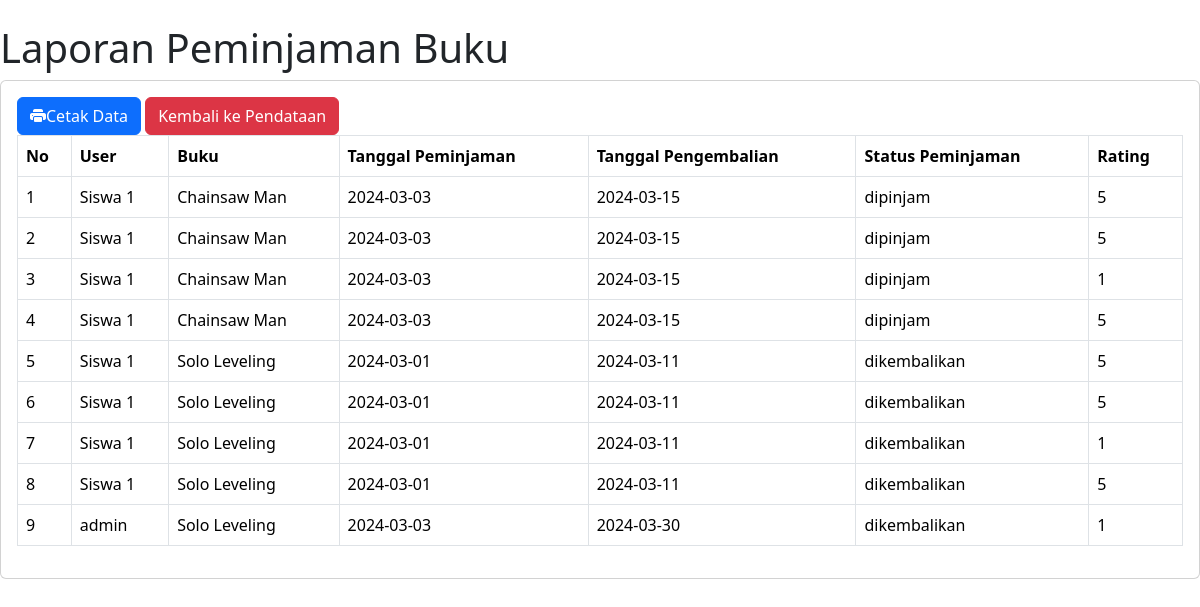
The page /perpustakaan/laporan.php (signed in) on the database its author committed.
### tables this page shows
CREATE TABLE `peminjaman` (
  `id_peminjaman` int(11) NOT NULL,
  `id_user` int(11) DEFAULT NULL,
  `id_buku` int(11) DEFAULT NULL,
  `tanggal_peminjaman` varchar(255) DEFAULT NULL,
  `tanggal_pengembalian` varchar(255) DEFAULT NULL,
  `status_pengembalian` enum('dipinjam','dikembalikan') DEFAULT NULL
);

CREATE TABLE `user` (
  `id_user` int(11) NOT NULL,
  `nama` varchar(255) DEFAULT NULL,
  `username` varchar(255) DEFAULT NULL,
  `password` varchar(255) DEFAULT NULL,
  `email` varchar(255) DEFAULT NULL,
  `alamat` text DEFAULT NULL,
  `no_telepon` varchar(255) DEFAULT NULL,
  `role` enum('admin','petugas','peminjam') DEFAULT NULL
);

CREATE TABLE `buku` (
  `id_buku` int(11) NOT NULL,
  `id_kategori` int(11) DEFAULT NULL,
  `judul` varchar(255) DEFAULT NULL,
  `gambar` varchar(255) DEFAULT NULL,
  `penulis` varchar(255) DEFAULT NULL,
  `penerbit` varchar(255) DEFAULT NULL,
  `tahun_terbit` varchar(255) DEFAULT NULL,
  `deskripsi` text DEFAULT NULL
);

CREATE TABLE `ulasan` (
  `id_ulasan` int(11) NOT NULL,
  `id_user` int(11) DEFAULT NULL,
  `id_buku` int(11) DEFAULT NULL,
  `ulasan` text DEFAULT NULL,
  `rating` int(11) DEFAULT NULL
);

### perpustakaan/laporan.php (the view, shortened to what this page needs)
<?php
include "koneksi.php";
?>
<!doctype html>
<html lang="en">
<head>
    <link href="https://cdn.jsdelivr.net/npm/bootstrap@5.3.3/dist/css/bootstrap.min.css" rel="stylesheet"
>
    <link rel="stylesheet" href="https://cdn.jsdelivr.net/npm/bootstrap-icons@1.11.3/font/bootstrap-icons.min.css">
</head>
<body>
    <h1 class="mt-4">Laporan Peminjaman Buku</h1>
    <div class="card">
        <div class="card-body">
            <div class="row">
                <div class="col-md-12">
                    <a href="cetak.php" target="_blank" class="btn btn-primary"><i class="bi bi-printer-fill"></i>Cetak
                        Data</a>
                    <a href="pendataan.php" class="btn btn-danger">Kembali ke Pendataan</a>
                    <table class="table table-bordered" id="dataTable" width="100%" cellspacing="0">
                        <tr>
                            <th>No</th>
                            <th>User</th>
                            <th>Buku</th>
                            <th>Tanggal Peminjaman</th>
                            <th>Tanggal Pengembalian</th>
                            <th>Status Peminjaman</th>
                            <th>Rating</th>
                        </tr>
                        <?php
                        $i = 1;
                        $query = mysqli_query($koneksi, "SELECT peminjaman.*,user.*,buku.*, ulasan.* FROM peminjaman INNER JOIN ulasan on ulasan.id_user = peminjaman.id_user INNER JOIN user on user.id_user = peminjaman.id_user INNER JOIN buku on buku.id_buku = peminjaman.id_buku");
                        while ($data = mysqli_fetch_array($query)) {
                            ?>
                            <tr>
                                <td>
                                    <?php echo $i++; ?>
                                </td>
                                <td>
                                    <?php echo $data['nama']; ?>
                                </td>
                                <td>
                                    <?php echo $data['judul']; ?>
                                </td>
                                <td>
                                    <?php echo $data['tanggal_peminjaman']; ?>
                                </td>
                                <td>
                                    <?php echo $data['tanggal_pengembalian']; ?>
                                </td>
                                <td>
                                    <?php echo $data['status_pengembalian']; ?>
                                </td>
                                <td>
                                    <?php echo $data['rating']; ?>
                                </td>
                            </tr>
                            <?php
                        }
                        ?>
                    </table>
                </div>
            </div>
        </div>
    </div>
</body>
</html>

### rows shown on the page
peminjaman: id_user.nama "Siswa 1", id_buku.judul "Chainsaw Man", tanggal_peminjaman "2024-03-03", tanggal_pengembalian "2024-03-15", status_pengembalian "dipinjam", ulasan.rating "5", ulasan.rating "1"
peminjaman: id_user.nama "Siswa 1", id_buku.judul "Solo Leveling", tanggal_peminjaman "2024-03-01", tanggal_pengembalian "2024-03-11", status_pengembalian "dikembalikan", ulasan.rating "5", ulasan.rating "1"
peminjaman: id_user.nama "admin", id_buku.judul "Solo Leveling", tanggal_peminjaman "2024-03-03", tanggal_pengembalian "2024-03-30", status_pengembalian "dikembalikan", ulasan.rating "1"
